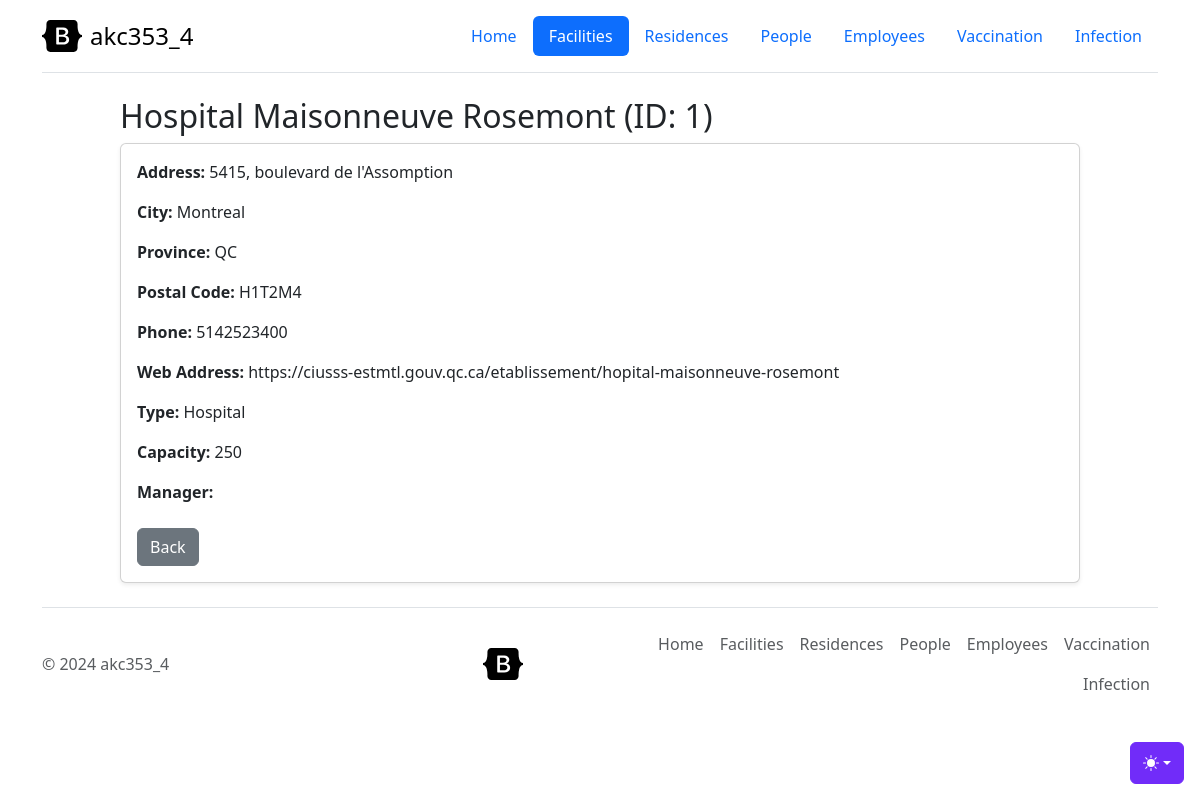
/facility.php?action=facility-view&id=1, run on the app's committed database.
### tables this page shows
CREATE TABLE `Facilities` (
  `FID` int NOT NULL AUTO_INCREMENT,
  `Name` varchar(50) NOT NULL,
  `Address` varchar(100) NOT NULL,
  `City` varchar(50) NOT NULL,
  `Province` varchar(25) NOT NULL,
  `PostalCode` char(6) NOT NULL,
  `PhoneNumber` char(10) NOT NULL,
  `WebAddress` varchar(255) NOT NULL,
  `Type` enum('Hospital','CLSC','Clinic','Pharmacy','Special installment') NOT NULL,
  `Capacity` int DEFAULT NULL,
  `GMSSN` int NOT NULL,
  PRIMARY KEY (`FID`),
  UNIQUE KEY `Name` (`Name`),
  UNIQUE KEY `PhoneNumber` (`PhoneNumber`),
  KEY `facilities_ibfk_1` (`GMSSN`),
  CONSTRAINT `facilities_ibfk_1` FOREIGN KEY (`GMSSN`) REFERENCES `Employees` (`SSN`)
);

### repositories/DBHelper.php (called while the page is built, shortened)
<?php
class DBHelper
{
    private $conn;
    function __construct()
    {
        $this->conn = $this->connectDB();
    }
    function connectDB()
    {
        $conn = mysqli_connect(DB_SERVER, DB_USER, DB_PASSWORD, DB_NAME, DB_PORT);
        return $conn;
    }
    function runQuery($query, $param_type, $param_value_array)
    {
        $sql = $this->conn->prepare($query);
        $this->bindQueryParams($sql, $param_type, $param_value_array);
        $sql->execute();
        $result = $sql->get_result();
        if ($result->num_rows > 0) {
            while ($row = $result->fetch_assoc()) {
                $resultSet[] = $row;
            }
        }
        if (!empty($resultSet)) {
            return $resultSet;
        }
    }
    function bindQueryParams($sql, $param_type, $param_value_array)
    {
        $param_value_reference[] = &$param_type;
        for ($i = 0; $i < count($param_value_array); $i++) {
            $param_value_reference[] = &$param_value_array[$i];
        }
        call_user_func_array(array(
            $sql,
            'bind_param'
        ), $param_value_reference);
    }
}

### controllers/FacilityController.php (called while the page is built, shortened)
<?php
class FacilityController
{
    public $repository;
    public function __construct()
    {
        $this->repository = new FacilityRepository();
    }
    public function getById($fid)
    {
        return $this->repository->get($fid);
    }
}

### repositories/FacilityRepository.php (called while the page is built, shortened)
<?php
class FacilityRepository
{
    private $db_handle;
    function __construct() {
        $this->db_handle = new DBHelper();
    }
    function get($fid) {
        $query = "SELECT * FROM Facilities WHERE FID = ?";
        $paramType = "i";
        $paramValue = array(
            $fid
        );
        $result = $this->db_handle->runQuery($query, $paramType, $paramValue);
        if (!empty($result)) {
            $f = new Facility();
            $f->fid = $result[0]['FID'];
            $f->name = $result[0]['Name'];
            $f->address = $result[0]['Address'];
            $f->city = $result[0]['City'];
            $f->province = $result[0]['Province'];
            $f->postalCode = $result[0]['PostalCode'];
            $f->phoneNumber = $result[0]['PhoneNumber'];
            $f->webAddress = $result[0]['WebAddress'];
            $f->type = $result[0]['Type'];
            $f->capacity = $result[0]['Capacity'];
            return $f;
        }
        return null;
    }
}

### views/facility/facility-view.php (the view, shortened to what this page needs)
<?php
global $manager, $title, $facility;
include "header.php";
?>
<div style="padding: 0 10% 0 10%;">
    <h2 class="mt-4"><?= $title ?></h2>
    <div class="card shadow-sm">
        <div class="card-body">
            <p><strong>Address:</strong> <?= $facility->address ?></p>
            <p><strong>City:</strong> <?= $facility->city ?></p>
            <p><strong>Province:</strong> <?= $facility->province ?></p>
            <p><strong>Postal Code:</strong> <?= $facility->postalCode ?></p>
            <p><strong>Phone:</strong> <?= $facility->phoneNumber ?></p>
            <p><strong>Web Address:</strong> <?= $facility->webAddress ?></p>
            <p><strong>Type:</strong> <?= $facility->type ?></p>
            <p><strong>Capacity:</strong> <?= $facility->capacity ?></p>
            <p><strong>Manager:</strong>
            </p>
            <div class="mt-4">
                <a href="/facility.php" class="btn btn-secondary">Back</a>
            </div>
        </div>
    </div>
</div>
<?php include "footer.php"; ?>

### data on the page
facilities: title "Hospital Maisonneuve Rosemont (ID: 1)", Address "5415, boulevard de l'Assomption", City "Montreal", Province "QC", PostalCode "H1T2M4", PhoneNumber "5142523400", WebAddress "https://ciusss-estmtl.gouv.qc.ca/etablissement/hopital-maisonneuve-rosemont", Type "Hospital", Capacity "250"
